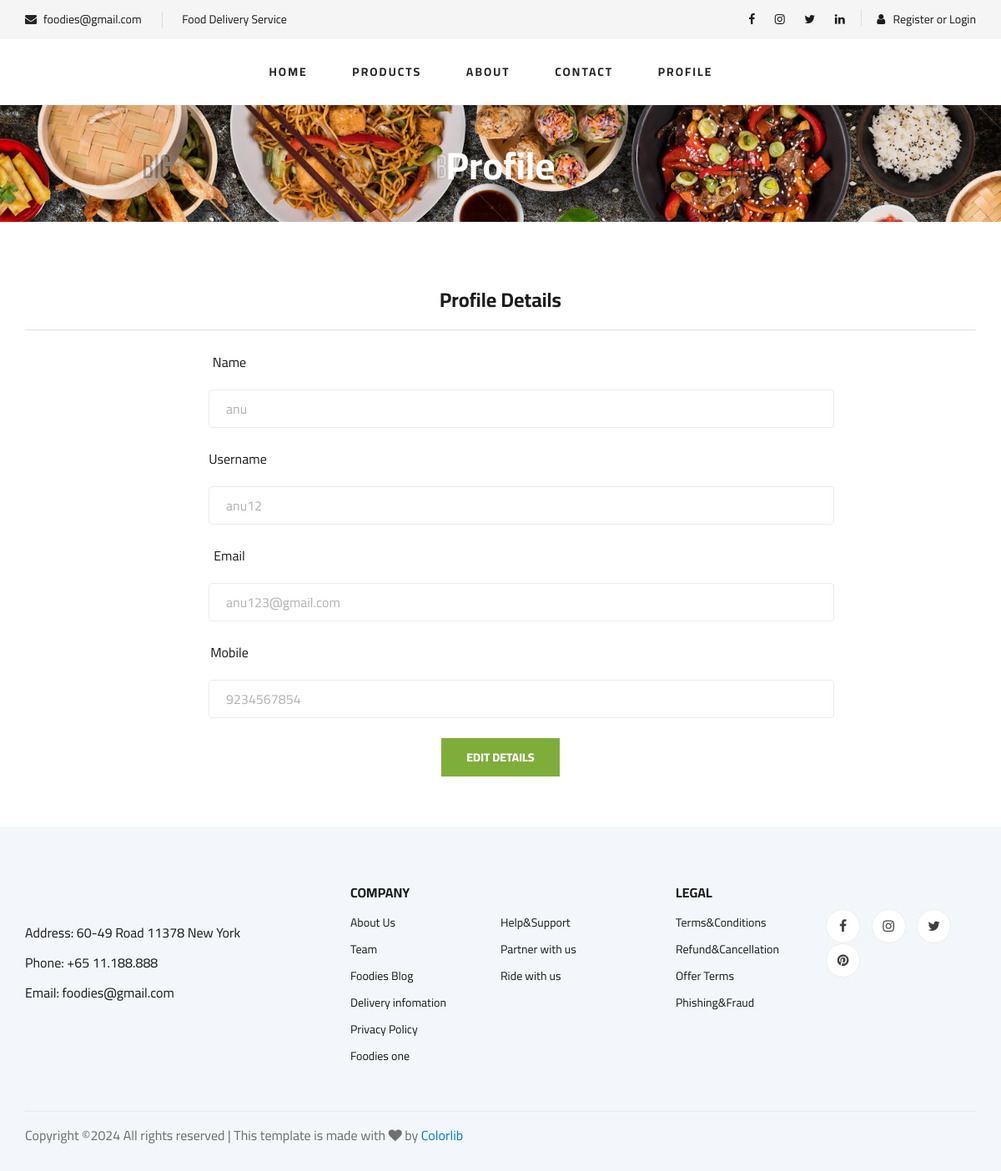
Page /NewApp/profile_page/1/ on the committed database.
### NewApp/models.py (models this page shows)
class RegisterDb(models.Model):
    Name=models.CharField(max_length=100,null=True,blank=True)
    Mobile=models.IntegerField(null=True,blank=True)
    Email=models.CharField(max_length=100,null=True,blank=True)
    Username=models.CharField(max_length=100,null=True,blank=True)
    Password=models.CharField(max_length=100,null=True,blank=True)

### NewApp/views.py (the view)
# urls.py: path('profile_page/<int:userid>/',views.profile_page,name="profile_page"),
def profile_page(request,userid):
    mydata = RegisterDb.objects.get(id=userid)
    return render(request,"Profile.html",{'mydata':mydata})

### NewApp/templates/Profile.html (shortened to what this page needs)
<!DOCTYPE html>
<html lang="zxx">
{% load static %}
<head>
    <link rel="stylesheet" href="{% static 'css/bootstrap.min.css' %}" type="text/css">
    <link rel="stylesheet" href="{% static 'css/font-awesome.min.css' %}" type="text/css">
    <link rel="stylesheet" href="{% static 'css/elegant-icons.css' %}" type="text/css">
    <link rel="stylesheet" href="{% static 'css/nice-select.css' %}" type="text/css">
    <link rel="stylesheet" href="{% static 'css/jquery-ui.min.css' %}" type="text/css">
    <link rel="stylesheet" href="{% static 'css/owl.carousel.min.css' %}" type="text/css">
    <link rel="stylesheet" href="{% static 'css/slicknav.min.css' %}" type="text/css">
    <link rel="stylesheet" href="{% static 'css/style.css' %}" type="text/css">
</head>
<body>
    <header class="header">
        <div class="header__top">
            <div class="container">
                <div class="row">
                    <div class="col-lg-6">
                        <div class="header__top__left">
                           <ul>
                                <li><i class="fa fa-envelope"></i> foodies@gmail.com</li>
                                <li>Food Delivery Service</li>
                            </ul>
                        </div>
                    </div>
                    <div class="col-lg-6">
                        <div class="header__top__right">
                            <div class="header__top__right__social">
                                <a href="https://www.facebook.com"><i class="fa fa-facebook"></i></a>
                                <a href="https://www.instagram.com"><i class="fa fa-instagram"></i></a>
                                <a href="https://www.twitter.com"><i class="fa fa-twitter"></i></a>
                                <a href="https://www.linkedin.com"><i class="fa fa-linkedin"></i></a>
                            </div>
                            <div class="header__top__right__auth">
                                <ul class="header__top__right__auth">
                                    {% if request.session.Username %}
                                    <a href="{% url 'userlogout' %}"><i class=""></i>Welcome {{ request.session.Username}} /Logout</a>
                                    {% else %}
                                <a href="{% url 'register_page' %}"><i class="fa fa-user"></i> Register or Login</a>
                                    {% endif %}
                                </ul>
                            </div>
                        </div>
                    </div>
                </div>
            </div>
        </div>
        <div class="container">
            <div class="row">
                <div class="col-lg-3">
                    <div class="header__logo">
                    </div>
                </div>
                <div class="col-lg-6">
                    <nav class="header__menu">
                         <ul>
                            <li class=""><a href="{% url 'homepage' %}">Home</a></li>
                            <li class=""><a href="{% url 'product_page' %}">Products</a></li>
                            <li class=""><a href="{% url 'about_page' %}">About</a></li>
                            <li class=""><a href="{% url 'contactus_page' %}">Contact</a></li>
                            <li class=""><a href="#">Profile</a></li>
                        </ul>
                    </nav>
                </div>
            </div>
        </div>
    </header>
    <section class="breadcrumb-section set-bg" data-setbg="{% static 'img/product/background img.jpg' %}">
        <div class="container">
            <div class="row">
                <div class="col-lg-12 text-center">
                    <div class="breadcrumb__text">
                        <h2>Profile</h2>
                    </div>
                </div>
            </div>
        </div>
    </section>
    <section class="checkout spad">
        <div class="container" style="text-align:center;">
            <div class="checkout__form">
                <h4>Profile Details</h4>
                <form action="{% url 'register_save' %}" method="post" enctype="multipart/form-data" >
                    <div class="row">
                        <div class="col-lg-12 col-md-6">
                            <div class="row">
                                <div class="col-lg-8">
                                    <div class="checkout__input">
                                        <p style="margin-left: -260px;">Name</p>
                                        <input type="text" name="name" value="{{mydata.Name}}" style="margin-left:220px;">
                                    </div>
                                </div>
                                <div class="col-lg-8">
                                    <div class="checkout__input">
                                        <p style="margin-left: -240px;">Username</p>
                                        <input type="text" name="username" value="{{mydata.Username}}" style="margin-left:220px;">
                                    </div>
                                </div>
                                <div class="col-lg-8">
                                    <div class="checkout__input">
                                        <p style="margin-left: -260px;">Email</p>
                                        <input type="text" name="email" value="{{mydata.Email}}" style="margin-left:220px;">
                                    </div>
                                </div>
                                <div class="col-lg-8">
                                    <div class="checkout__input">
                                        <p style="margin-left: -260px;">Mobile</p>
                                        <input type="text" name="mobile" value="{{mydata.Mobile}}" style="margin-left:220px;">
                                    </div>
                                </div>
                            </div>
                            <form action="{% url 'edit_pfdetails' pro_id=mydata.id %}">
                                <button type="submit" class="site-btn" fdprocessedid="gink04">
                                    Edit Details
                                </button>
                            </form>
                        </div>
                    </div>
                </form>
            </div>
        </div>
    </section>
    <footer class="footer spad">
        <div class="container">
           <div class="row">
                <div class="col-lg-3 col-md-6 col-sm-6">
                    <div class="footer__about">
                        <div class="footer__about__logo">
                        </div>
                        <ul>
                            <li>Address: 60-49 Road 11378 New York</li>
                            <li>Phone: +65 11.188.888</li>
                            <li>Email: foodies@gmail.com</li>
                        </ul>
                    </div>
                </div>
                <div class="col-lg-4 col-md-6 col-sm-6 offset-lg-1">
                    <div class="footer__widget">
                        <h6>COMPANY</h6>
                        <ul>
                            <li><a href="#">About Us</a></li>
                            <li><a href="#">Team</a></li>
                            <li><a href="#">Foodies Blog</a></li>
                            <li><a href="#">Delivery infomation</a></li>
                            <li><a href="#">Privacy Policy</a></li>
                            <li><a href="#">Foodies one</a></li>
                        </ul>
                        <ul>
                            <li><a href="#">Help&Support</a></li>
                            <li><a href="#">Partner with us</a></li>
                            <li><a href="#">Ride with us</a></li>
                        </ul>
                    </div>
                </div>
                <div class="col-lg-4 col-md-12">
                    <div class="footer__widget">
                        <h6>LEGAL</h6>
                         <ul>
                            <li><a href="#">Terms&Conditions</a></li>
                            <li><a href="#">Refund&Cancellation</a></li>
                            <li><a href="#">Offer Terms</a></li>
                            <li><a href="#">Phishing&Fraud</a></li>
                        </ul>
                        <div class="footer__widget__social">
                            <a href="#"><i class="fa fa-facebook"></i></a>
                            <a href="#"><i class="fa fa-instagram"></i></a>
                            <a href="#"><i class="fa fa-twitter"></i></a>
                            <a href="#"><i class="fa fa-pinterest"></i></a>
                        </div>
                    </div>
                </div>
            </div>
            <div class="row">
                <div class="col-lg-12">
                    <div class="footer__copyright">
                        <div class="footer__copyright__text"><p>
  Copyright &copy;<script>document.write(new Date().getFullYear());</script> All rights reserved | This template is made with <i class="fa fa-heart" aria-hidden="true"></i> by <a href="https://colorlib.com" target="_blank">Colorlib</a>
  </p></div>
                    </div>
                </div>
            </div>
        </div>
    </footer>
</body>
</html>

### rows in the picture
RegisterDb: name "anu", username "anu12", email "anu123@gmail.com", mobile "9234567854"
